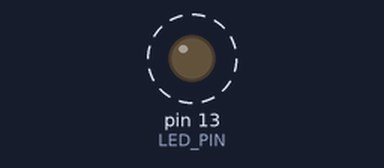
A sketch run on a simulated Arduino Uno, built with avr-gcc and run on an emulated ATmega328P. Parts: output pins drawn as LEDs (lit = HIGH). Dashed ring = blinking. What the sketch prints to the serial monitor is not drawn.

Above: at 0.5 s.
Timing chart, 0 to 4.7 s (numbered marks = the images above):
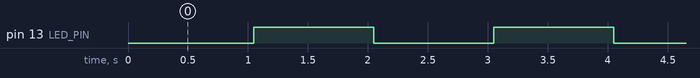

The sketch:

APE1.ino
```cpp
const int LED_PIN = 13;
byte estadoLed = 0;
int contador = 0;
void setup() {
  // put your setup code here, to run once:
  pinMode(LED_PIN, OUTPUT);

  Serial.begin(9600);

  byte a =  0b00000011;
  byte b =  0b00000010;

  Serial.println("---Resultados AND, OR, XOR, NOT,Shift");
  Serial.print("AND(a&b):"); Serial.println(byte(a&b), BIN);
  Serial.print("OR(a|b):"); Serial.println(byte(a|b), BIN);
  Serial.print("XOR(a^b):"); Serial.println(byte(a ^ b), BIN);
  Serial.print("NOT(~a):"); Serial.println(byte(~a), BIN);
  Serial.print("Shift(1 << 2):"); Serial.println(byte(1 << 2), BIN);

  estadoLed = estadoLed | (1<<0);
}

void loop() {
  // put your main code here, to run repeatedly:
  estadoLed = estadoLed ^ 0b00000001;

  if((estadoLed & 1) == 1){
    digitalWrite(LED_PIN, HIGH);

  }else{
    digitalWrite(LED_PIN, LOW);
  }

  delay(500);

  contador = (contador + 1) % 8;

  Serial.print("Desplazamineto actual:");
  Serial.println(1 << contador, BIN);

  delay(500);
}
```

Measured:
- by itself, pin 13 (LED_PIN): alternates HIGH for 1.0 s and LOW for 1.0 s
